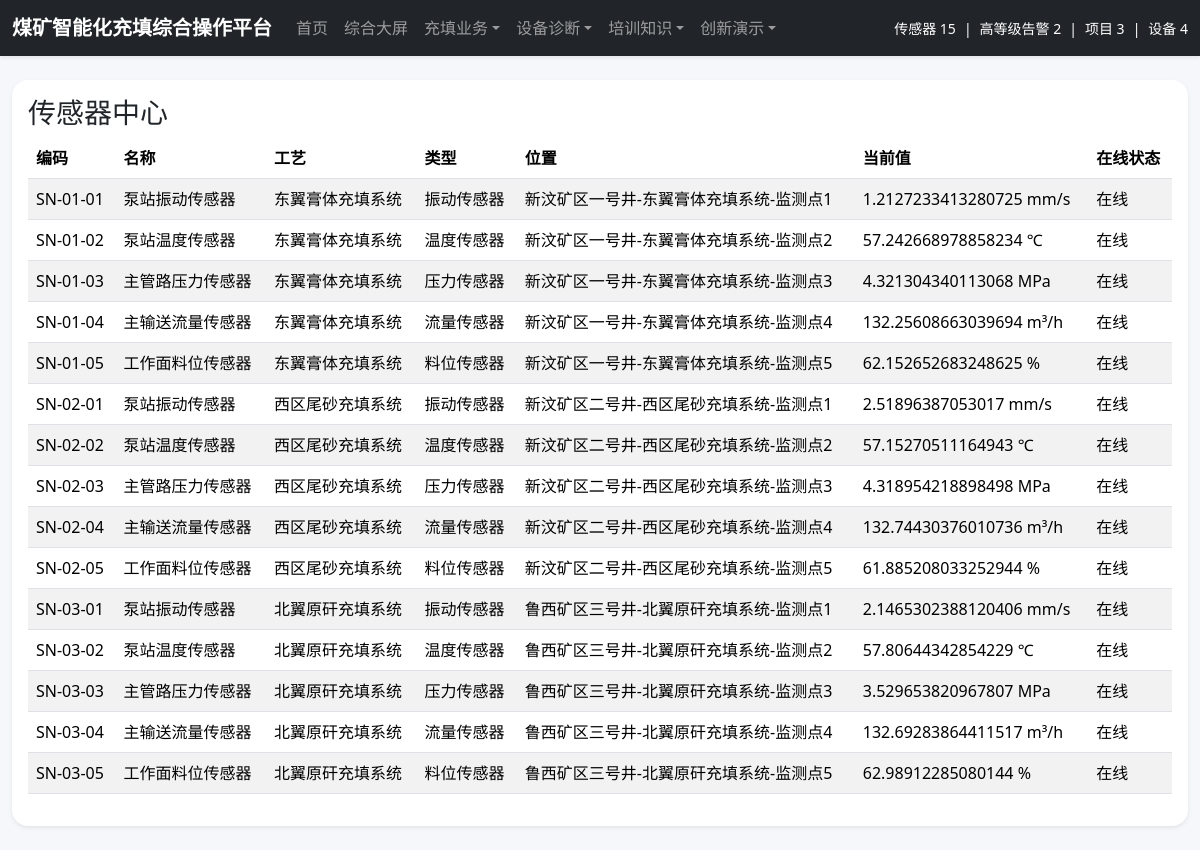
Page /monitoring/sensors/ on the committed database.
### apps/monitoring/models.py (models this page shows, shortened)
class Sensor(models.Model):
    SENSOR_TYPES = [
        ('vibration', '振动传感器'),
        ('temperature', '温度传感器'),
        ('pressure', '压力传感器'),
        ('flow', '流量传感器'),
        ('level', '料位传感器'),
        ('gas', '气体传感器'),
        ('humidity', '湿度传感器'),
    ]
    process = models.ForeignKey(FillProcess, on_delete=models.CASCADE, related_name='sensors', verbose_name='所属工艺')
    name = models.CharField(max_length=150, verbose_name='传感器名称')
    sensor_type = models.CharField(max_length=30, choices=SENSOR_TYPES, verbose_name='传感器类型')
    code = models.CharField(max_length=50, unique=True, verbose_name='设备编码')
    location = models.CharField(max_length=200, verbose_name='安装位置')
    unit = models.CharField(max_length=30, default='', verbose_name='单位')
    current_value = models.FloatField(default=0, verbose_name='当前值')
    threshold_low = models.FloatField(default=0, verbose_name='下限')
    threshold_high = models.FloatField(default=0, verbose_name='上限')
    is_online = models.BooleanField(default=True, verbose_name='在线状态')
    last_report_time = models.DateTimeField(auto_now=True)
    class Meta:
        verbose_name = '传感器'
        verbose_name_plural = verbose_name
        ordering = ['code']

class FillProcess(models.Model):
    PROCESS_CHOICES = [
        ('paste', '膏体充填'),
        ('tailings', '尾砂充填'),
        ('gangue', '原矸充填'),
    ]
    name = models.CharField(max_length=150, verbose_name='工艺名称')
    process_type = models.CharField(max_length=20, choices=PROCESS_CHOICES, verbose_name='工艺类型')
    mine_name = models.CharField(max_length=150, verbose_name='矿井/站点')
    status = models.CharField(max_length=50, default='运行中', verbose_name='运行状态')
    design_capacity = models.FloatField(default=0, verbose_name='设计能力（m³/h）')
    current_flow = models.FloatField(default=0, verbose_name='当前流量（m³/h）')
    concentration = models.FloatField(default=0, verbose_name='浓度（%）')
    pipeline_pressure = models.FloatField(default=0, verbose_name='管路压力（MPa）')
    data_quality = models.IntegerField(default=95, verbose_name='数据质量分')
    remark = models.TextField(blank=True, verbose_name='备注')
    updated_at = models.DateTimeField(auto_now=True)
    class Meta:
        verbose_name = '充填工艺'
        verbose_name_plural = verbose_name
        ordering = ['id']

### apps/monitoring/views.py (the view)
# urls.py: path('sensors/', sensor_center, name='sensor_center'),
def sensor_center(request):
    context = {'sensors': Sensor.objects.select_related('process').all()}
    return render(request, 'monitoring/sensor_center.html', context)

### apps/core/context_processors.py (called while the page is built)
def global_stats(request):
    return {
        'nav_sensor_count': Sensor.objects.count(),
        'nav_alert_count': AlertEvent.objects.filter(level__in=['high', 'critical'], resolved=False).count(),
        'nav_project_count': FillProject.objects.count(),
        'nav_equipment_count': Equipment.objects.count(),
        'nav_case_count': DiagnosisCase.objects.count(),
        'nav_process_count': FillProcess.objects.count(),
    }

### templates/monitoring/sensor_center.html (shortened to what this page needs)
{% extends "base.html" %}
{% block content %}
<div class="card border-0 shadow-sm rounded-4">
    <div class="card-body">
        <h3>传感器中心</h3>
        <table class="table table-striped">
            <thead><tr><th>编码</th><th>名称</th><th>工艺</th><th>类型</th><th>位置</th><th>当前值</th><th>在线状态</th></tr></thead>
            <tbody>
                {% for s in sensors %}
                <tr>
                    <td>{{ s.code }}</td>
                    <td>{{ s.name }}</td>
                    <td>{{ s.process.name }}</td>
                    <td>{{ s.get_sensor_type_display }}</td>
                    <td>{{ s.location }}</td>
                    <td>{{ s.current_value }} {{ s.unit }}</td>
                    <td>{% if s.is_online %}在线{% else %}离线{% endif %}</td>
                </tr>
                {% endfor %}
            </tbody>
        </table>
    </div>
</div>
{% endblock %}

### templates/base.html (style rules this page uses)
body { background: #f5f7fb; }
.table td, .table th { vertical-align: middle; }

### rows in the picture
Sensor: code "SN-01-01", name "泵站振动传感器", process.name "东翼膏体充填系统", sensor_type "振动传感器", location "新汶矿区一号井-东翼膏体充填系统-监测点1", current_value "1.2127233413280725", unit "mm/s", is_online "在线"
Sensor: code "SN-01-02", name "泵站温度传感器", process.name "东翼膏体充填系统", sensor_type "温度传感器", location "新汶矿区一号井-东翼膏体充填系统-监测点2", current_value "57.242668978858234", unit "℃", is_online "在线"
Sensor: code "SN-01-03", name "主管路压力传感器", process.name "东翼膏体充填系统", sensor_type "压力传感器", location "新汶矿区一号井-东翼膏体充填系统-监测点3", current_value "4.321304340113068", unit "MPa", is_online "在线"
Sensor: code "SN-01-04", name "主输送流量传感器", process.name "东翼膏体充填系统", sensor_type "流量传感器", location "新汶矿区一号井-东翼膏体充填系统-监测点4", current_value "132.25608663039694", unit "m³/h", is_online "在线"
Sensor: code "SN-01-05", name "工作面料位传感器", process.name "东翼膏体充填系统", sensor_type "料位传感器", location "新汶矿区一号井-东翼膏体充填系统-监测点5", current_value "62.152652683248625", unit "%", is_online "在线"
Sensor: code "SN-02-01", name "泵站振动传感器", process.name "西区尾砂充填系统", sensor_type "振动传感器", location "新汶矿区二号井-西区尾砂充填系统-监测点1", current_value "2.51896387053017", unit "mm/s", is_online "在线"
Sensor: code "SN-02-02", name "泵站温度传感器", process.name "西区尾砂充填系统", sensor_type "温度传感器", location "新汶矿区二号井-西区尾砂充填系统-监测点2", current_value "57.15270511164943", unit "℃", is_online "在线"
Sensor: code "SN-02-03", name "主管路压力传感器", process.name "西区尾砂充填系统", sensor_type "压力传感器", location "新汶矿区二号井-西区尾砂充填系统-监测点3", current_value "4.318954218898498", unit "MPa", is_online "在线"
Sensor: code "SN-02-04", name "主输送流量传感器", process.name "西区尾砂充填系统", sensor_type "流量传感器", location "新汶矿区二号井-西区尾砂充填系统-监测点4", current_value "132.74430376010736", unit "m³/h", is_online "在线"
Sensor: code "SN-02-05", name "工作面料位传感器", process.name "西区尾砂充填系统", sensor_type "料位传感器", location "新汶矿区二号井-西区尾砂充填系统-监测点5", current_value "61.885208033252944", unit "%", is_online "在线"
Sensor: code "SN-03-01", name "泵站振动传感器", process.name "北翼原矸充填系统", sensor_type "振动传感器", location "鲁西矿区三号井-北翼原矸充填系统-监测点1", current_value "2.1465302388120406", unit "mm/s", is_online "在线"
Sensor: code "SN-03-02", name "泵站温度传感器", process.name "北翼原矸充填系统", sensor_type "温度传感器", location "鲁西矿区三号井-北翼原矸充填系统-监测点2", current_value "57.80644342854229", unit "℃", is_online "在线"
Sensor: code "SN-03-03", name "主管路压力传感器", process.name "北翼原矸充填系统", sensor_type "压力传感器", location "鲁西矿区三号井-北翼原矸充填系统-监测点3", current_value "3.529653820967807", unit "MPa", is_online "在线"
Sensor: code "SN-03-04", name "主输送流量传感器", process.name "北翼原矸充填系统", sensor_type "流量传感器", location "鲁西矿区三号井-北翼原矸充填系统-监测点4", current_value "132.69283864411517", unit "m³/h", is_online "在线"
Sensor: code "SN-03-05", name "工作面料位传感器", process.name "北翼原矸充填系统", sensor_type "料位传感器", location "鲁西矿区三号井-北翼原矸充填系统-监测点5", current_value "62.98912285080144", unit "%", is_online "在线"

### other values in the picture
{{ nav_sensor_count }} "15"
{{ nav_alert_count }} "2"
{{ nav_project_count }} "3"
{{ nav_equipment_count }} "4"
